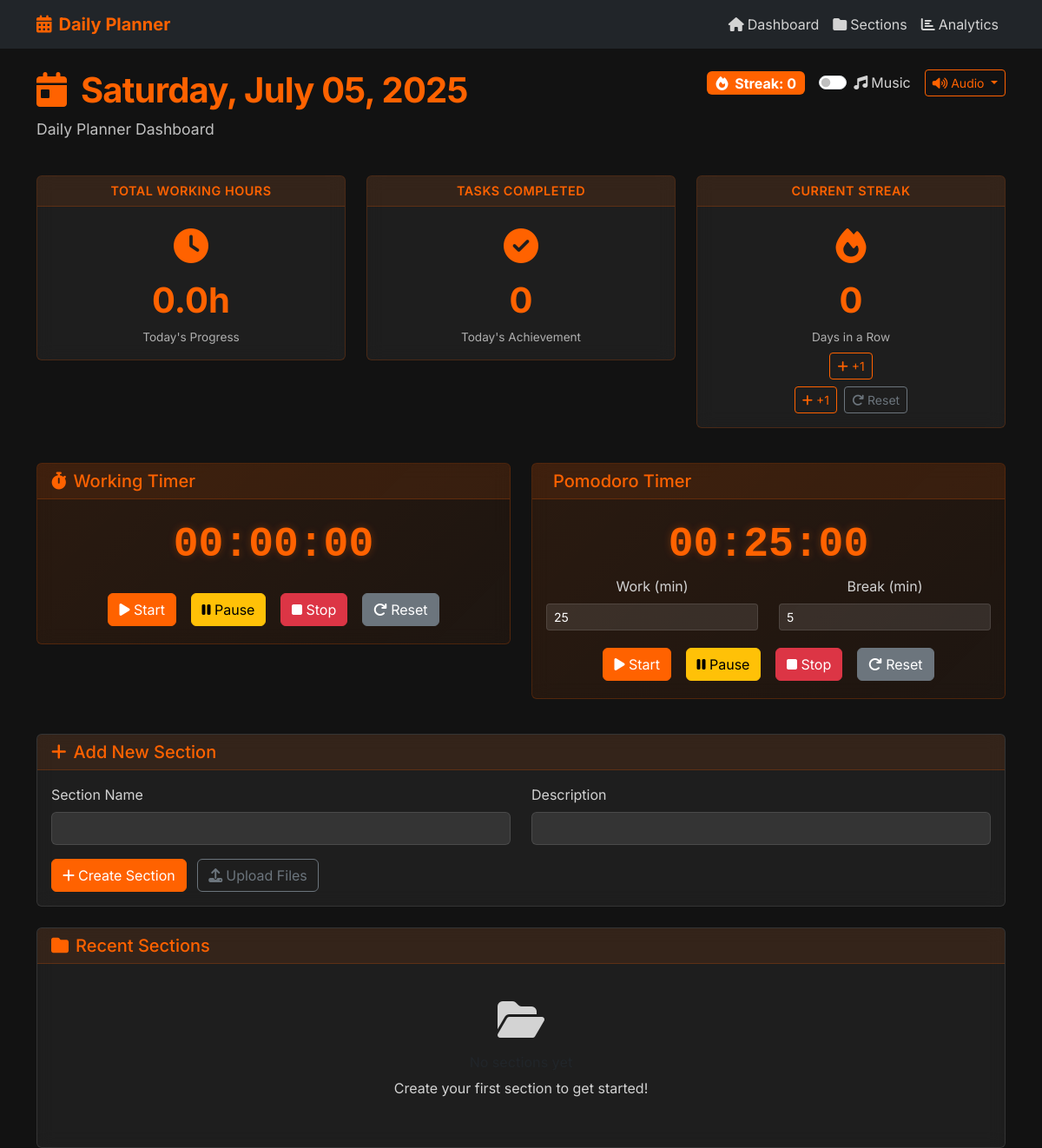
Before: / with the older database file.
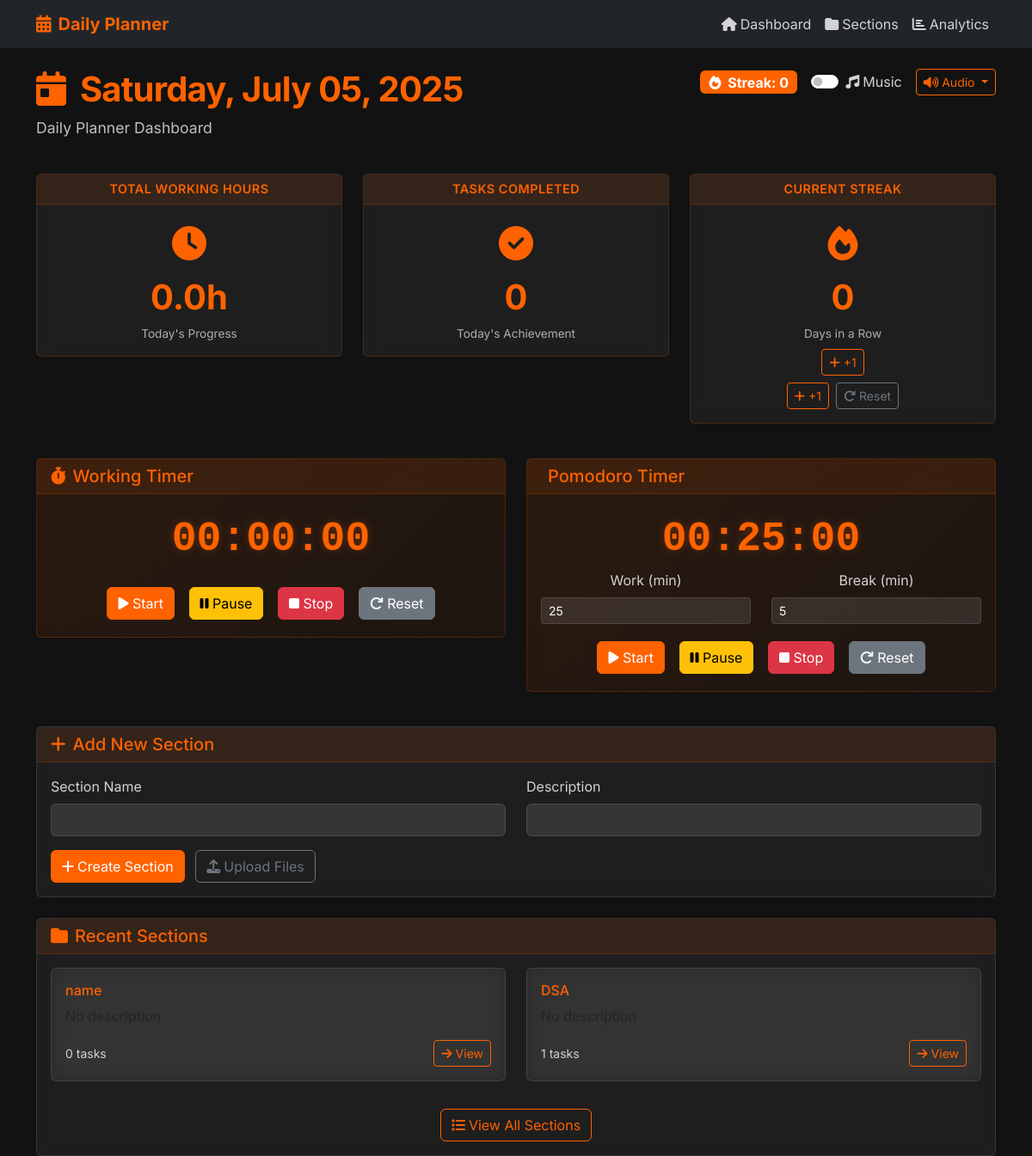
After: the same page with the newer database file.
### models.py (models this page shows, shortened)
class Section(db.Model):
    id = db.Column(db.Integer, primary_key=True)
    name = db.Column(db.String(100), nullable=False)
    description = db.Column(db.Text)
    created_at = db.Column(db.DateTime, default=datetime.utcnow)
    updated_at = db.Column(db.DateTime, default=datetime.utcnow, onupdate=datetime.utcnow)
    tasks = db.relationship('Task', backref='section', lazy=True, cascade='all, delete-orphan')

### routes.py (the view)
@app.route('/')
def index():
    today = date.today()
    daily_stats = DailyStats.query.filter_by(date=today).first()
    if not daily_stats:
        daily_stats = DailyStats(date=today)
        db.session.add(daily_stats)
        db.session.commit()
    sections = Section.query.order_by(Section.updated_at.desc()).limit(5).all()
    working_sessions = WorkingSession.query.filter_by(date=today).all()
    active_audio = AudioFile.query.filter_by(is_active=True).first()
    audio_files = AudioFile.query.order_by(AudioFile.created_at.desc()).all()
    music_enabled = Settings.query.filter_by(key='music_enabled').first()
    pomodoro_duration = Settings.query.filter_by(key='pomodoro_duration').first()
    break_duration = Settings.query.filter_by(key='break_duration').first()
    return render_template('index.html',
                         daily_stats=daily_stats,
                         sections=sections,
                         working_sessions=working_sessions,
                         active_audio=active_audio,
                         audio_files=audio_files,
                         music_enabled=music_enabled.value if music_enabled else 'false',
                         pomodoro_duration=int(pomodoro_duration.value) if pomodoro_duration else 25,
                         break_duration=int(break_duration.value) if break_duration else 5,
                         date=date)

### templates/index.html (shortened to what the changed rows need)
{% extends "base.html" %}
{% block content %}
<div class="row mb-4">
    <div class="col-md-6">
        <h1 class="display-6 text-primary dashboard-title">
            <i class="fas fa-calendar-day me-2"></i>
            <span id="current-date">{{ date.today().strftime('%A, %B %d, %Y') }}</span>
        </h1>
    </div>
</div>
<div class="row">
    <div class="col-12">
        <div class="card">
            <div class="card-body">
                {% if sections %}
                    <div class="row">
                        {% for section in sections %}
                        <div class="col-md-6 mb-3">
                            <div class="card section-card">
                                <div class="card-body">
                                    <h6 class="card-title">{{ section.name }}</h6>
                                    <p class="card-text">{{ section.description or 'No description' }}</p>
                                    <div class="d-flex justify-content-between align-items-center">
                                        <small class="text-muted">
                                            {{ section.tasks|length }} tasks
                                        </small>
                                        <a href="{{ url_for('section_detail', section_id=section.id) }}"
                                           class="btn btn-sm btn-outline-primary">
                                            <i class="fas fa-arrow-right me-1"></i>View
                                        </a>
                                    </div>
                                </div>
                            </div>
                        </div>
                        {% endfor %}
                    </div>
                    <div class="text-center mt-3">
                        <a href="{{ url_for('sections') }}" class="btn btn-outline-primary">
                            <i class="fas fa-list me-1"></i>View All Sections
                        </a>
                    </div>
                {% else %}
                    <div class="text-center py-4">
                        <i class="fas fa-folder-open fa-3x text-muted mb-3"></i>
                        <h6>No sections yet</h6>
                        <p class="text-muted">Create your first section to get started!</p>
                    </div>
                {% endif %}
            </div>
        </div>
    </div>
</div>
{% endblock %}

Changed rows visible on the page:
added Section: name "name", tasks|length "0"
added Section: name "DSA", tasks|length "1"
Other visible differences:
text no longer shown: "Create your first section to get started!"
text now shown: "View All Sections"
